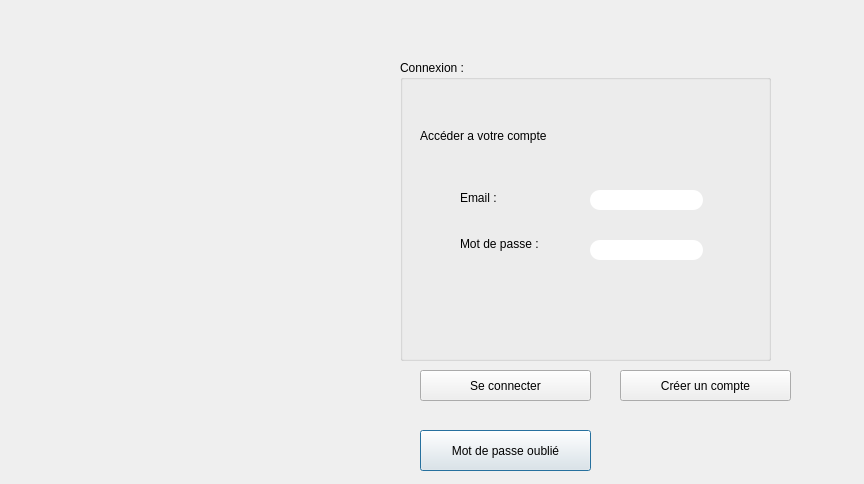
<?xml version="1.0" encoding="UTF-8"?>
<ui version="4.0">
 <class>login</class>
 <widget class="QDialog" name="login">
  <property name="geometry">
   <rect>
    <x>0</x>
    <y>0</y>
    <width>864</width>
    <height>484</height>
   </rect>
  </property>
  <property name="windowTitle">
   <string>Dialog</string>
  </property>
  <widget class="QPushButton" name="pushButton_3">
   <property name="geometry">
    <rect>
     <x>420</x>
     <y>430</y>
     <width>171</width>
     <height>41</height>
    </rect>
   </property>
   <property name="styleSheet">
    <string notr="true">QPushButton

{
	background-color: rgb(72, 78, 86);
	border-style: outset;
    border-width: 2px;
    border-radius:10px;
    border-color: beige;
    font: bold 14px;;
    padding: 6px;
	color: rgb(255, 255, 255);

}

QPushButton:hover

{
	background-color: rgb(106, 227, 231);
	color: rgb(0, 0, 0);
	gridline-color: rgb(94, 118, 255);
}

QPushButton:pressed</string>
   </property>
   <property name="text">
    <string>Mot de passe oublié</string>
   </property>
  </widget>
  <widget class="QPushButton" name="pushButton_2">
   <property name="geometry">
    <rect>
     <x>620</x>
     <y>370</y>
     <width>171</width>
     <height>31</height>
    </rect>
   </property>
   <property name="styleSheet">
    <string notr="true">QPushButton

{
	background-color: rgb(72, 78, 86);
	border-style: outset;
    border-width: 2px;
    border-radius:10px;
    border-color: beige;
    font: bold 14px;;
    padding: 6px;
	color: rgb(255, 255, 255);

}

QPushButton:hover

{
	background-color: rgb(106, 227, 231);
	color: rgb(0, 0, 0);
	gridline-color: rgb(94, 118, 255);
}

QPushButton:pressed</string>
   </property>
   <property name="text">
    <string>Créer un compte</string>
   </property>
  </widget>
  <widget class="QGroupBox" name="groupBox">
   <property name="geometry">
    <rect>
     <x>400</x>
     <y>60</y>
     <width>371</width>
     <height>301</height>
    </rect>
   </property>
   <property name="styleSheet">
    <string notr="true">font: 81 10pt &quot;Rockwell Extra Bold&quot;</string>
   </property>
   <property name="title">
    <string>Connexion :</string>
   </property>
   <widget class="QLabel" name="label">
    <property name="geometry">
     <rect>
      <x>20</x>
      <y>60</y>
      <width>251</width>
      <height>31</height>
     </rect>
    </property>
    <property name="styleSheet">
     <string notr="true">font: 81 10pt &quot;Rockwell Extra Bold&quot;;</string>
    </property>
    <property name="text">
     <string>Accéder a votre compte</string>
    </property>
   </widget>
   <widget class="QLabel" name="label_2">
    <property name="geometry">
     <rect>
      <x>60</x>
      <y>130</y>
      <width>71</width>
      <height>16</height>
     </rect>
    </property>
    <property name="styleSheet">
     <string notr="true">font: 81 10pt &quot;Rockwell Extra Bold&quot;;</string>
    </property>
    <property name="text">
     <string>Email :</string>
    </property>
   </widget>
   <widget class="QLabel" name="label_3">
    <property name="geometry">
     <rect>
      <x>60</x>
      <y>174</y>
      <width>121</width>
      <height>20</height>
     </rect>
    </property>
    <property name="styleSheet">
     <string notr="true">font: 81 10pt &quot;Rockwell Extra Bold&quot;;</string>
    </property>
    <property name="text">
     <string>Mot de passe :</string>
    </property>
   </widget>
   <widget class="QLineEdit" name="lineEdit_email">
    <property name="geometry">
     <rect>
      <x>190</x>
      <y>130</y>
      <width>113</width>
      <height>20</height>
     </rect>
    </property>
    <property name="styleSheet">
     <string notr="true">border-radius: 10px;
background-color: rgb(255, 255, 255);</string>
    </property>
   </widget>
   <widget class="QLineEdit" name="lineEdit_mdp">
    <property name="geometry">
     <rect>
      <x>190</x>
      <y>180</y>
      <width>113</width>
      <height>20</height>
     </rect>
    </property>
    <property name="styleSheet">
     <string notr="true">border-radius: 10px;
background-color: rgb(255, 255, 255);</string>
    </property>
    <property name="echoMode">
     <enum>QLineEdit::Password</enum>
    </property>
   </widget>
  </widget>
  <widget class="QPushButton" name="pushButton">
   <property name="geometry">
    <rect>
     <x>420</x>
     <y>370</y>
     <width>171</width>
     <height>31</height>
    </rect>
   </property>
   <property name="styleSheet">
    <string notr="true">QPushButton

{
	background-color: rgb(72, 78, 86);
	border-style: outset;
    border-width: 2px;
    border-radius:10px;
    border-color: beige;
    font: bold 14px;;
    padding: 6px;
	color: rgb(255, 255, 255);

}

QPushButton:hover

{
	background-color: rgb(106, 227, 231);
	color: rgb(0, 0, 0);
	gridline-color: rgb(94, 118, 255);
}

QPushButton:pressed</string>
   </property>
   <property name="text">
    <string>Se connecter</string>
   </property>
  </widget>
  <widget class="QLabel" name="back">
   <property name="geometry">
    <rect>
     <x>10</x>
     <y>0</y>
     <width>891</width>
     <height>491</height>
    </rect>
   </property>
   <property name="text">
    <string/>
   </property>
  </widget>
  <zorder>back</zorder>
  <zorder>pushButton_3</zorder>
  <zorder>pushButton_2</zorder>
  <zorder>groupBox</zorder>
  <zorder>pushButton</zorder>
 </widget>
 <resources/>
 <connections/>
</ui>
